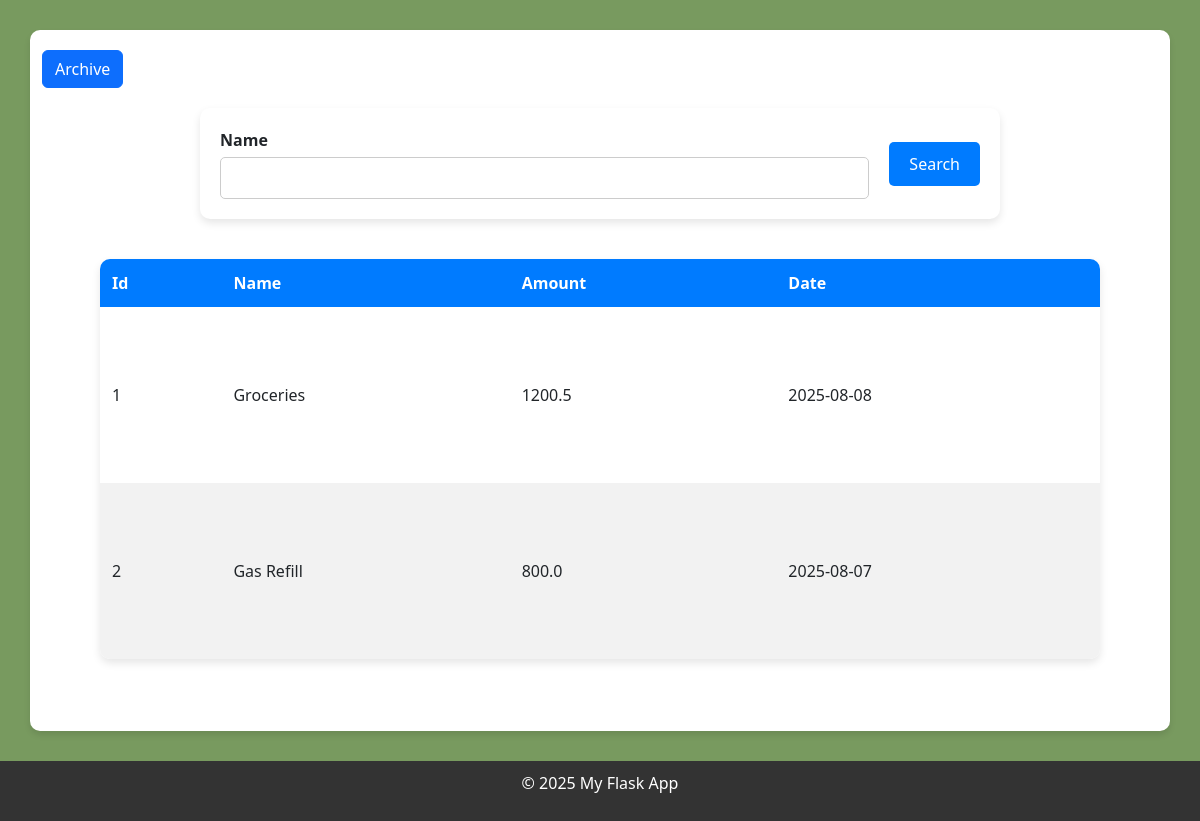
The page /expense_list/ on the database its author committed.
### server_for_restaurant.py (models this page shows)
class Expense(db.Model):
    id = db.Column(db.Integer,primary_key=True)
    name = db.Column(db.String(100),nullable=False)
    amount = db.Column(db.Float,nullable=False)
    date = db.Column(db.Date)

### server_for_restaurant.py (the view)
@app.route('/expense_list/',methods=['GET','POST'])
def expense_list():
    expense_list_data = Expense.query.all()
    page = request.args.get('page',1,type=int)
    query = Expense.query.all()
    if request.method == 'POST':
        query_name = request.form.get('query_name')
    return render_template('owner_template/expense_list.html',expense_list=expense_list_data)

### templates/owner_template/expense_list.html (shortened to what this page needs)
{% extends "base_owner.html" %}
{% block content %}
<!DOCTYPE html>
<html lang="en">
<head>
<link href="https://cdn.jsdelivr.net/npm/bootstrap@5.3.5/dist/css/bootstrap.min.css" rel="stylesheet">
<body style="background-color:#789a5f;">
  <div class="container">
    <button type="button" class="btn btn-primary" data-bs-toggle="modal" data-bs-target="#exampleModal">
      Archive
    </button>
    <div class="display_form">
      <form action="/expense_list/" method="POST" class="form-container">
        <div class="form-group">
          <label>Name</label>
          <input type="text" name="query_name">
        </div>
        <button type="submit" class="submit-btn">Search</button>
      </form>
    </div>
    <div class="table_div">
      <table>
        <thead>
          <tr>
            <th>Id</th>
            <th>Name</th>
            <th>Amount</th>
            <th>Date</th>
          </tr>
        </thead>
        <tbody>
          {% for item in expense_list %}
          <tr>
            <td>{{ item.id }}</td>
            <td>{{ item.name }}</td>
            <td>{{ item.amount }}</td>
            <td>{{ item.date }}</td>
          </tr>
          {% else %}
          <tr>
            <td colspan="8" style="text-align: center; font-weight: bold; color: red;">No Data Found</td>
          </tr>
          {% endfor %}
        </tbody>
      </table>
    </div>
  </div>
</body>
{% endblock %}

### templates/base_owner.html (style rules this page uses)
html,body { height:100%; margin:0; padding:0; display:flex; flex-direction:column; font-family: Arial, sans-serif; margin: 0; padding: 0; background-color: #789a5f; }
.container { width: 90%; max-width: 1100px; margin: 30px auto; background: #ffffff; padding: 20px; box-shadow: 0px 4px 6px rgba(0, 0, 0, 0.1); border-radius: 10px; }
.display_form { display: flex; justify-content: center; padding: 20px 0; }
.form-container { display: flex; flex-wrap: wrap; gap: 20px; align-items: center; width: 100%; max-width: 800px; background: #ffffff; padding: 20px; border-radius: 10px; box-shadow: 0 4px 8px rgba(0, 0, 0, 0.1); }
.form-group { display: flex; flex-direction: column; flex: 1; min-width: 200px; }
.form-group label { font-weight: bold; margin-bottom: 5px; }
.form-group input, .form-group select { padding: 8px; border: 1px solid #ccc; border-radius: 5px; font-size: 16px; }
.submit-btn { padding: 10px 20px; background-color: #007BFF; color: white; border: none; cursor: pointer; border-radius: 5px; font-size: 16px; }
.table_div { display: flex; justify-content: center; padding: 20px 0; }
table { width: 100%; max-width: 1000px; border-collapse: collapse; background: #fff; box-shadow: 0 4px 8px rgba(0, 0, 0, 0.1); border-radius: 10px; min-height:400px; overflow: hidden; }
thead { background-color: #007BFF; color: white; }
th, td { padding: 12px; text-align: left; border-bottom: 1px solid #ddd; }
tbody tr:nth-child(even) { background-color: #f2f2f2; }

### rows shown on the page
Expense: id "1", name "Groceries", amount "1200.5", date "2025-08-08"
Expense: id "2", name "Gas Refill", amount "800.0", date "2025-08-07"
